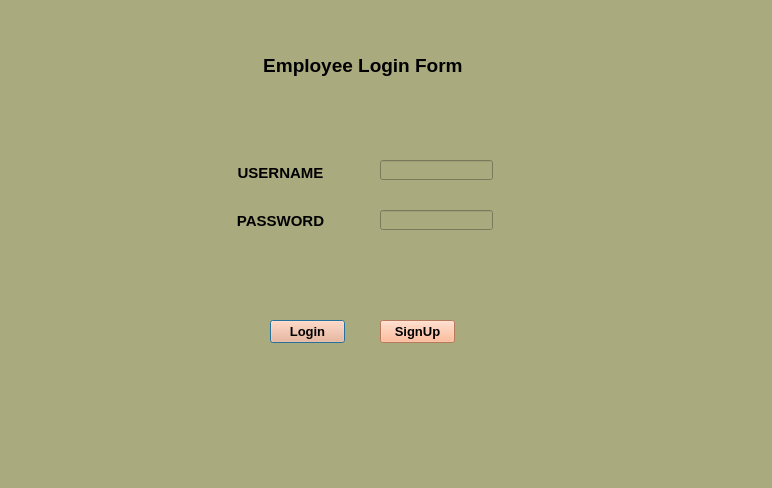
<?xml version="1.0" encoding="UTF-8"?>
<ui version="4.0">
 <class>Dialog</class>
 <widget class="QDialog" name="Dialog">
  <property name="geometry">
   <rect>
    <x>0</x>
    <y>0</y>
    <width>772</width>
    <height>488</height>
   </rect>
  </property>
  <property name="windowTitle">
   <string>Dialog</string>
  </property>
  <property name="autoFillBackground">
   <bool>false</bool>
  </property>
  <property name="styleSheet">
   <string notr="true">background-color: rgb(85, 255, 255);
background-color: rgb(170, 170, 127);</string>
  </property>
  <widget class="QLabel" name="USER_LABEL">
   <property name="geometry">
    <rect>
     <x>230</x>
     <y>162</y>
     <width>101</width>
     <height>21</height>
    </rect>
   </property>
   <property name="font">
    <font>
     <pointsize>11</pointsize>
     <weight>75</weight>
     <bold>true</bold>
    </font>
   </property>
   <property name="text">
    <string>USERNAME</string>
   </property>
   <property name="alignment">
    <set>Qt::AlignCenter</set>
   </property>
  </widget>
  <widget class="QLabel" name="PASS_LABEL">
   <property name="geometry">
    <rect>
     <x>230</x>
     <y>210</y>
     <width>101</width>
     <height>21</height>
    </rect>
   </property>
   <property name="font">
    <font>
     <pointsize>11</pointsize>
     <weight>75</weight>
     <bold>true</bold>
    </font>
   </property>
   <property name="text">
    <string>PASSWORD</string>
   </property>
   <property name="alignment">
    <set>Qt::AlignCenter</set>
   </property>
  </widget>
  <widget class="QLineEdit" name="user_lineEdit">
   <property name="geometry">
    <rect>
     <x>380</x>
     <y>160</y>
     <width>113</width>
     <height>20</height>
    </rect>
   </property>
  </widget>
  <widget class="QLineEdit" name="password_lineEdit_2">
   <property name="geometry">
    <rect>
     <x>380</x>
     <y>210</y>
     <width>113</width>
     <height>20</height>
    </rect>
   </property>
  </widget>
  <widget class="QPushButton" name="login_pushButton">
   <property name="geometry">
    <rect>
     <x>270</x>
     <y>320</y>
     <width>75</width>
     <height>23</height>
    </rect>
   </property>
   <property name="font">
    <font>
     <pointsize>10</pointsize>
     <weight>75</weight>
     <bold>true</bold>
    </font>
   </property>
   <property name="styleSheet">
    <string notr="true">background-color: rgb(255, 170, 127);
border-right-color: qlineargradient(spread:pad, x1:0, y1:0, x2:1, y2:0, stop:0 rgba(0, 0, 0, 255), stop:1 rgba(255, 255, 255, 255));</string>
   </property>
   <property name="text">
    <string>Login</string>
   </property>
  </widget>
  <widget class="QPushButton" name="signup_pushButton_2">
   <property name="geometry">
    <rect>
     <x>380</x>
     <y>320</y>
     <width>75</width>
     <height>23</height>
    </rect>
   </property>
   <property name="font">
    <font>
     <pointsize>10</pointsize>
     <weight>75</weight>
     <bold>true</bold>
    </font>
   </property>
   <property name="styleSheet">
    <string notr="true">background-color: rgb(255, 170, 127);
border-right-color: qlineargradient(spread:pad, x1:0, y1:0, x2:1, y2:0, stop:0 rgba(0, 0, 0, 255), stop:1 rgba(255, 255, 255, 255));</string>
   </property>
   <property name="text">
    <string>SignUp</string>
   </property>
  </widget>
  <widget class="QLabel" name="label">
   <property name="geometry">
    <rect>
     <x>210</x>
     <y>50</y>
     <width>311</width>
     <height>31</height>
    </rect>
   </property>
   <property name="font">
    <font>
     <pointsize>14</pointsize>
     <weight>75</weight>
     <bold>true</bold>
    </font>
   </property>
   <property name="styleSheet">
    <string notr="true">border-color: rgb(255, 0, 0);
</string>
   </property>
   <property name="text">
    <string>Employee Login Form </string>
   </property>
   <property name="alignment">
    <set>Qt::AlignCenter</set>
   </property>
  </widget>
 </widget>
 <resources/>
 <connections/>
</ui>
